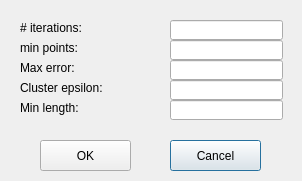
<?xml version="1.0" encoding="UTF-8"?>
<ui version="4.0">
 <class>LineOptionDialog</class>
 <widget class="QDialog" name="LineOptionDialog">
  <property name="geometry">
   <rect>
    <x>0</x>
    <y>0</y>
    <width>302</width>
    <height>181</height>
   </rect>
  </property>
  <property name="windowTitle">
   <string>Line Option Dialog</string>
  </property>
  <widget class="QLabel" name="label">
   <property name="geometry">
    <rect>
     <x>20</x>
     <y>40</y>
     <width>81</width>
     <height>16</height>
    </rect>
   </property>
   <property name="text">
    <string>min points:</string>
   </property>
  </widget>
  <widget class="QLineEdit" name="lineEditMaxError">
   <property name="geometry">
    <rect>
     <x>170</x>
     <y>60</y>
     <width>113</width>
     <height>20</height>
    </rect>
   </property>
  </widget>
  <widget class="QLineEdit" name="lineEditNumIterations">
   <property name="geometry">
    <rect>
     <x>170</x>
     <y>20</y>
     <width>113</width>
     <height>20</height>
    </rect>
   </property>
  </widget>
  <widget class="QLabel" name="label_3">
   <property name="geometry">
    <rect>
     <x>20</x>
     <y>80</y>
     <width>131</width>
     <height>16</height>
    </rect>
   </property>
   <property name="text">
    <string>Cluster epsilon:</string>
   </property>
  </widget>
  <widget class="QLineEdit" name="lineEditMinLength">
   <property name="geometry">
    <rect>
     <x>170</x>
     <y>100</y>
     <width>113</width>
     <height>20</height>
    </rect>
   </property>
  </widget>
  <widget class="QLineEdit" name="lineEditMinPoints">
   <property name="geometry">
    <rect>
     <x>170</x>
     <y>40</y>
     <width>113</width>
     <height>20</height>
    </rect>
   </property>
  </widget>
  <widget class="QLineEdit" name="lineEditClusterEpsilon">
   <property name="geometry">
    <rect>
     <x>170</x>
     <y>80</y>
     <width>113</width>
     <height>20</height>
    </rect>
   </property>
  </widget>
  <widget class="QLabel" name="label_4">
   <property name="geometry">
    <rect>
     <x>20</x>
     <y>100</y>
     <width>131</width>
     <height>16</height>
    </rect>
   </property>
   <property name="text">
    <string>Min length:</string>
   </property>
  </widget>
  <widget class="QLabel" name="label_7">
   <property name="geometry">
    <rect>
     <x>20</x>
     <y>20</y>
     <width>81</width>
     <height>16</height>
    </rect>
   </property>
   <property name="text">
    <string># iterations:</string>
   </property>
  </widget>
  <widget class="QPushButton" name="pushButtonCancel">
   <property name="geometry">
    <rect>
     <x>170</x>
     <y>140</y>
     <width>91</width>
     <height>31</height>
    </rect>
   </property>
   <property name="text">
    <string>Cancel</string>
   </property>
  </widget>
  <widget class="QLabel" name="label_2">
   <property name="geometry">
    <rect>
     <x>20</x>
     <y>60</y>
     <width>131</width>
     <height>16</height>
    </rect>
   </property>
   <property name="text">
    <string>Max error:</string>
   </property>
  </widget>
  <widget class="QPushButton" name="pushButtonOK">
   <property name="geometry">
    <rect>
     <x>40</x>
     <y>140</y>
     <width>91</width>
     <height>31</height>
    </rect>
   </property>
   <property name="text">
    <string>OK</string>
   </property>
  </widget>
 </widget>
 <layoutdefault spacing="6" margin="11"/>
 <tabstops>
  <tabstop>pushButtonOK</tabstop>
  <tabstop>pushButtonCancel</tabstop>
  <tabstop>lineEditNumIterations</tabstop>
  <tabstop>lineEditMinPoints</tabstop>
  <tabstop>lineEditMaxError</tabstop>
  <tabstop>lineEditClusterEpsilon</tabstop>
  <tabstop>lineEditMinLength</tabstop>
 </tabstops>
 <resources/>
 <connections/>
</ui>
